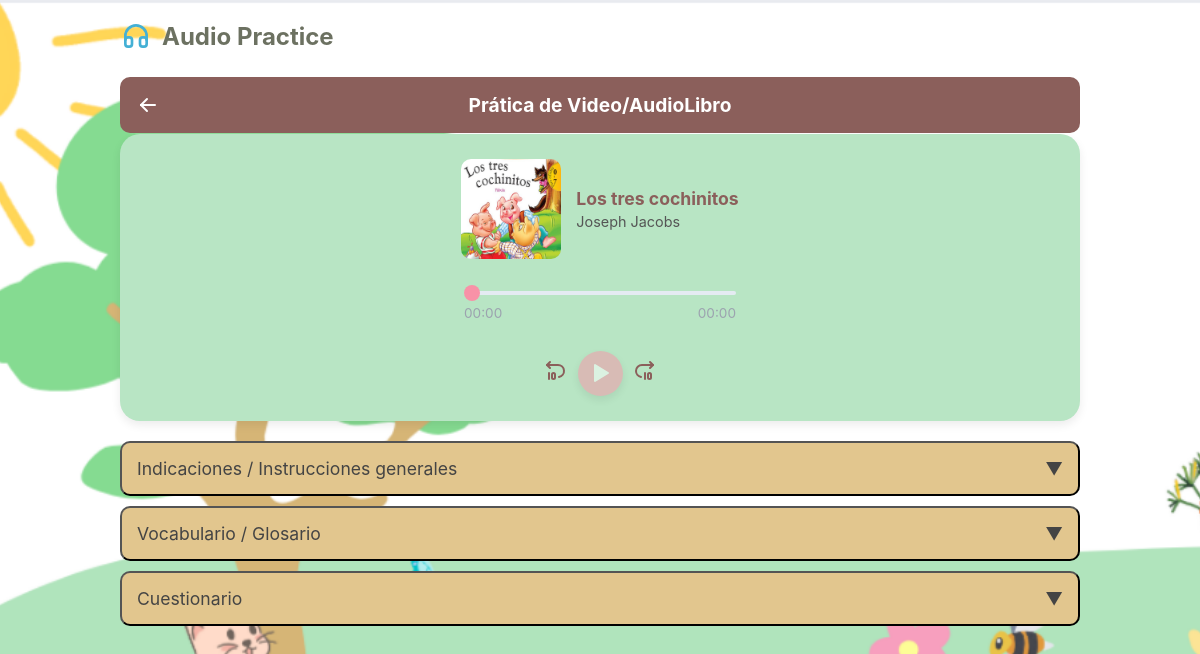
Screenshot of /detalle/1/ with the database file from the repository.
### apps/audiobooks/models.py (models this page shows, shortened)
class Audiobook(models.Model):
    title = models.CharField(
        max_length=255,
        verbose_name="Título"
    )
    author_name = models.CharField(
        max_length=255,
        verbose_name="Autor"
    )
    cover_image = models.ImageField(
        upload_to="audiobooks/covers/",
        verbose_name="Portada"
    )
    audio_file = models.FileField(
        upload_to="audiobooks/audio/",
        verbose_name="Archivo de audio"
    )
    added_by = models.ForeignKey(
        User,
        on_delete=models.CASCADE,
        related_name="audiobooks_uploaded",
        verbose_name="Subido por"
    )
    created_at = models.DateTimeField(
        auto_now_add=True,
        verbose_name="Fecha de creación"
    )
    def is_video(self):
        video_extensions = ['.mp4', '.webm', '.ogg']
        ext = os.path.splitext(self.audio_file.name)[1].lower()
        return ext in video_extensions
    def is_audio(self):
        audio_extensions = ['.mp3', '.wav', '.ogg']
        ext = os.path.splitext(self.audio_file.name)[1].lower()
        return ext in audio_extensions

### apps/audiobooks/views.py (the view, shortened to what this page needs)
# urls.py: path('detalle/<int:id>/', views.detalle_view, name="detalle"),
def detalle_view(request, id):
    audiobook = get_object_or_404(Audiobook, id=id)
    preguntas = audiobook.questions.prefetch_related("options")
    datos_resultado = request.session.pop("resultado_cuestionario", None)
    contexto = {
        "libro": audiobook,
        "preguntas": preguntas,
        "titulo_pagina": "Audio Practice",
    }
    if datos_resultado:
        contexto.update(datos_resultado)
    return render(request, "inicio/detalle.html", contexto)

### templates/inicio/detalle.html (shortened to what this page needs)
{% extends 'base.html' %}
{% load static %}
{% block css %}
{{ block.super }}
<link rel="stylesheet" href="{% static 'css/detalle/detalle.css' %}">
<link rel="stylesheet" href="{% static 'css/detalle/cuestionario.css' %}">
<link rel="stylesheet" href="{% static 'css/detalle/resultado.css' %}">
<link rel="stylesheet" href="{% static 'css/detalle/revision.css' %}">
<link rel="stylesheet" href="{% static 'css/detalle/acordeon-vocabulary.css' %}">
{% endblock %}
{% block content %}
<section class="detalle-container">
    <div class="detalle-encabezado">
        <a href="{% url 'dashboard' %}">
        </a>
        <h1>Prática de Video/AudioLibro</h1>
    </div>
</section>
{% if libro.is_video %}
<section class="reproductor-card">
    <video controls width="80%">
        <source src="{{ libro.audio_file.url }}" type="video/mp4">
        Tu navegador no soporta video.
    </video>
</section>
{% elif libro.is_audio %}
<section class="reproductor-card">
    <div class="libro-info">
        <img src="{{ libro.cover_image.url }}" alt="{{ libro.title }}">
        <div>
            <h3>{{ libro.title }}</h3>
            <p>{{ libro.author_name }}</p>
        </div>
    </div>
    <div class="audio-progreso">
        <input id="progreso-bar" type="range" min="0" max="100" value="0">
        <div class="tiempo">
            <span id="currentTime">00:00</span>
            <span id="durationTime">00:00</span>
        </div>
    </div>
    <div class="controles">
        <button class="icon-btn" id="rewindBtn">
        </button>
        <button class="play-btn" id="playBtn">
        </button>
        <button class="icon-btn" id="forwardBtn">
        </button>
    </div>
</section>
{% endif %}
<section class="indicaciones">
    <button class="indicaciones-btn" id="indicacionesToggle">
        Indicaciones / Instrucciones generales
        <span class="indicaciones-flecha">▼</span>
    </button>
</section>
<section class="vocabulario">
    <button class="acordeon-btn" id="toggleVocabulario">
        Vocabulario / Glosario
        <span class="flecha">▼</span>
    </button>
</section>
<section class="test">
    <button class="acordeon-btn" id="toggleCuestionario">
        Cuestionario
        <span class="flecha">▼</span>
    </button>
</section>
{% endblock %}

### static/css/inicio.css (style rules this page uses)
* { margin: 0; padding: 0; box-sizing: border-box; font-family: "Inter", sans-serif; }
body { background-image: url("../img/fondo.png"); background-size: cover; background-position: center; background-repeat: no-repeat; background-attachment: fixed; padding: 20px; min-height: 83vh; }
main section { display: flex; justify-content: center; }

### static/css/detalle/detalle.css (style rules this page uses)
.detalle-container { max-width: 60rem; margin: 0 auto; width: 100%; border-bottom: 1px solid rgba(255, 255, 255, 0.1); border-radius: 20px; }
.detalle-encabezado { background: #8b5f5b; display: flex; position: relative; width: 100%; align-items: center; justify-content: center; padding: 1rem 0; border-radius: 10px; }
.detalle-encabezado a { position: absolute; left: 1rem; display: flex; align-items: center; }
.detalle-encabezado h1 { color: white; font-size: 1.2rem; margin: 0; }
.reproductor-card { display: flex; flex-direction: column; align-items: center; justify-content: center; max-width: 60rem; margin: 0 auto; box-shadow: 0px 4px 10px rgba(0, 0, 0, 0.08); border-radius: 20px; background: #b8e5c4; padding: 25px; margin-bottom: 20px !important; gap: 20px; }
.audio-progreso input { width: 17rem; }
.audio-progreso input[type="range"] { appearance: none; height: 4px; background: #e4ebf2; border-radius: 5px; }
.tiempo { display: flex; justify-content: space-between; margin-top: 6px; font-size: 0.85rem; color: #9ca3af; }
.controles { display: flex; justify-content: space-around; align-items: center; margin-top: 10px; }
.icon-btn { width: 45px; height: 45px; background: transparent; border: none; color: #8b5f5b; font-size: 1.5rem; cursor: pointer; }
.play-btn { width: 45px; height: 45px; background: #f892a7; border-radius: 50%; color: white; font-size: 2rem; cursor: pointer; box-shadow: 0 4px 8px rgba(0, 0, 0, 0.15); border: none; }

### static/css/detalle/cuestionario.css (style rules this page uses)
.acordeon-btn .flecha { transition: transform 0.3s ease; }
.test { max-width: 60rem; margin: 0 auto; display: flex; flex-direction: column; }

### static/css/detalle/acordeon-vocabulary.css (style rules this page uses)
.vocabulario { max-width: 60rem; margin: 0 auto; display: flex; flex-direction: column; color: white; }
.acordeon-btn { width: 100%; background: #e2c68e; color: #444; border-radius: 10px; padding: 15px; font-size: 1.1rem; cursor: pointer; display: flex; justify-content: space-between; align-items: center; transition: 0.3s ease; margin-bottom: 10px; }
.indicaciones { margin-top: 20px; max-width: 60rem; margin: 0 auto; display: flex; flex-direction: column; color: white; margin-bottom: 10px; }
.indicaciones-btn { width: 100%; background: #e2c68e; color: #444; border-radius: 10px; padding: 15px; font-size: 1.1rem; cursor: pointer; display: flex; justify-content: space-between; align-items: center; }
.indicaciones-flecha { transition: transform 0.3s ease; }

### rows the page displays
Audiobook: cover_image (picture), title "Los tres cochinitos", author_name "Joseph Jacobs"

### other values shown
{{ titulo_pagina }} "Audio Practice"
